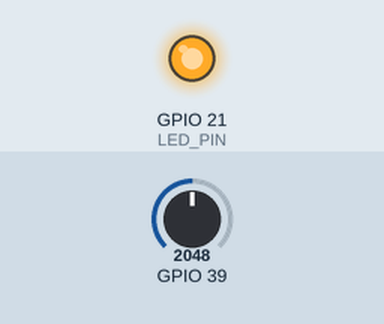
This sketch was run on a simulated ESP32. On the bench: output pins drawn as LEDs (lit = HIGH). The test bench sets the inputs (shaded band); at power-on: GPIO 39 = 2048. What the sketch prints to the serial monitor is not drawn.

Above: at 1.2 s.
1.3 s: GPIO 39 set to 1228
At 2.3 s:
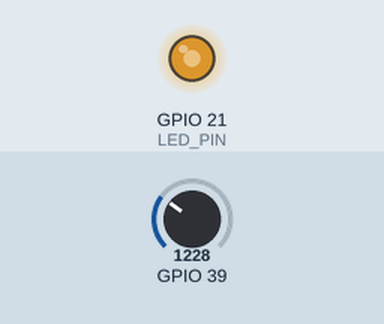
2.8 s: GPIO 39 set to 491
At 3.5 s:
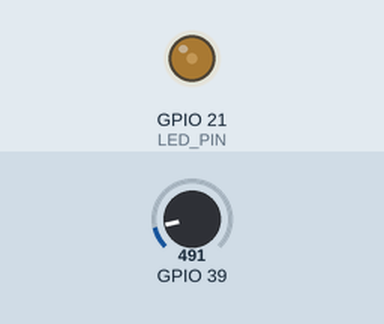
4.3 s: GPIO 39 set to 0
At 4.6 s:
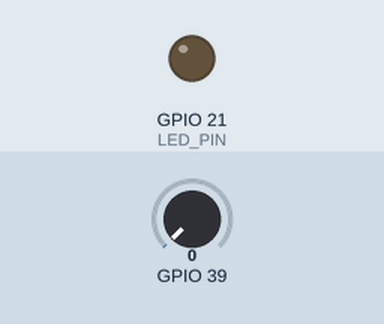
5.8 s: GPIO 39 set to 2047
At 7.0 s:
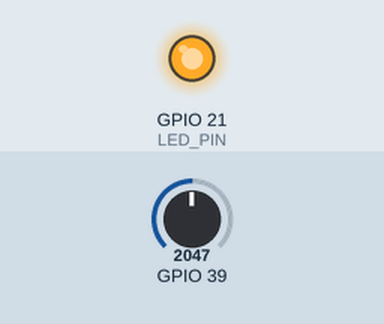
Timing chart, 0 to 8.3 s (numbered marks = the images above; inputs shaded):
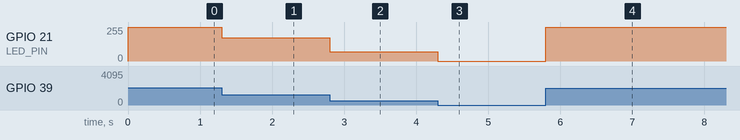

Measured:
- after the input at 1.3 s, GPIO 21 (LED_PIN): 255/255 → 175/255 at once
- after the input at 2.8 s, GPIO 21 (LED_PIN): 175/255 → 70/255 at once
- after the input at 4.3 s, GPIO 21 (LED_PIN): 70/255 → 0/255 at once
- after the input at 5.8 s, GPIO 21 (LED_PIN): 0/255 → 255/255 at once

The sketch:

AnalogWrite.ino
```cpp
#define LEDC_CHANNEL       0 // use first channel of 16
#define LEDC_RESOLUTION_BITS  8
#define LEDC_FREQ_HZ     5000
#define LED_PIN           21
#define LED_ANALOG       A3
int duty=0;
int readin=0;
// can set syntax to be like analogWrite() with input[ 0 : valueMax ]

void setup() {  // Setup timer and attach timer to a led pin
  Serial.begin(115200);
  ledcSetup(LEDC_CHANNEL, LEDC_FREQ_HZ, LEDC_RESOLUTION_BITS);
  ledcAttachPin(LED_PIN, LEDC_CHANNEL);

}
void loop() {
  readin=analogRead(A3);
  duty=map(readin,0,1770,0,255);
  Serial.println(duty);
  ledcWrite(LEDC_CHANNEL, duty);  // write duty to LEDC

}
```
